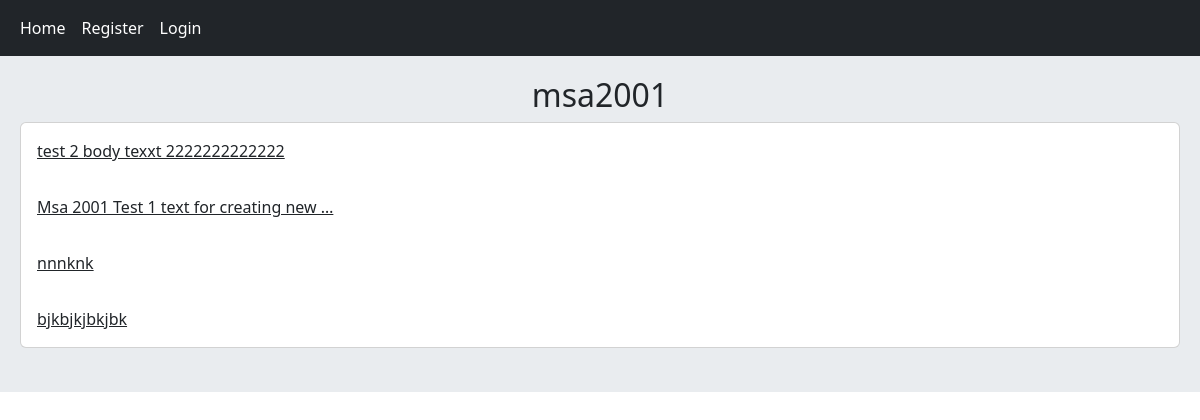
Screenshot of /account/profile/1 with the database file from the repository.
### home/models.py (models this page shows, shortened)
class Post(models.Model):
    user = models.ForeignKey(User, on_delete=models.CASCADE)
    title = models.CharField(max_length=50)
    body = models.TextField(max_length=1000)
    slug = models.SlugField()
    created = models.DateTimeField(auto_now_add=True)
    updated = models.DateTimeField(auto_now=True)
    def get_absolute_url(self):
        return reverse('home:post_detail', args=[self.id, self.slug])

### account/views.py (the view)
# urls.py: path('profile/<int:user_id>', views.UserProfileView.as_view(), name='profile'),
class UserProfileView(View):
    def get(self, request, user_id):
        user = get_object_or_404(User, id=user_id)
        posts = Post.objects.filter(user=user)
        return render(request, 'account/profile.html', {'user': user, 'posts': posts})

### account/templates/account/profile.html (shortened to what this page needs)
{% extends 'base.html' %}
{% load static %}
{% block content %}
    <h2 class="text-center">{{ user.username }}</h2>
     <div class="card">
    {% for post in posts %}
        <a class="card-body" href="{{ post.get_absolute_url }}">{{ post.body|truncatewords:8 }}</a>
    {% endfor %}
    </div>
    <br>
{% endblock %}

### rows the page displays
Post: body "test 2 body texxt 2222222222222"
Post: body "Msa 2001 Test 1 text for creating new …"
Post: body "nnnknk"
Post: body "bjkbjkjbkjbk"

### other values shown
{{ user.username }} "msa2001"
